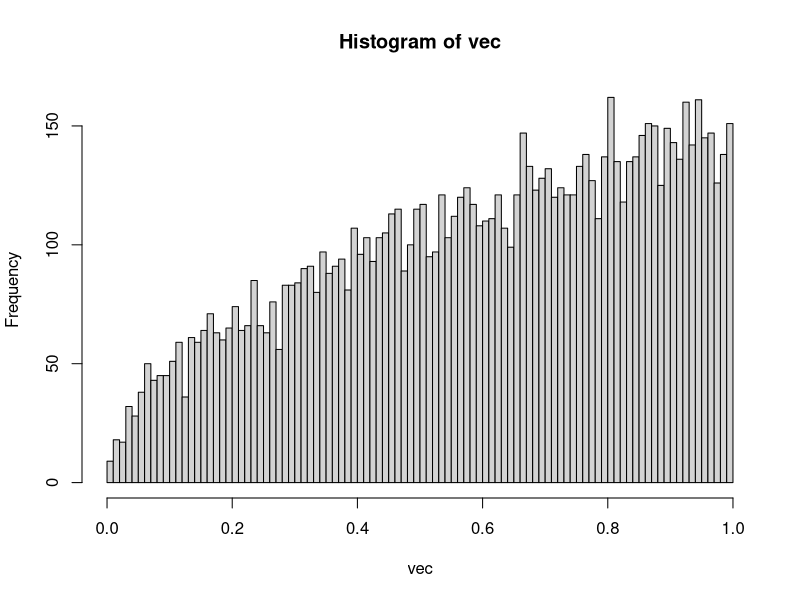
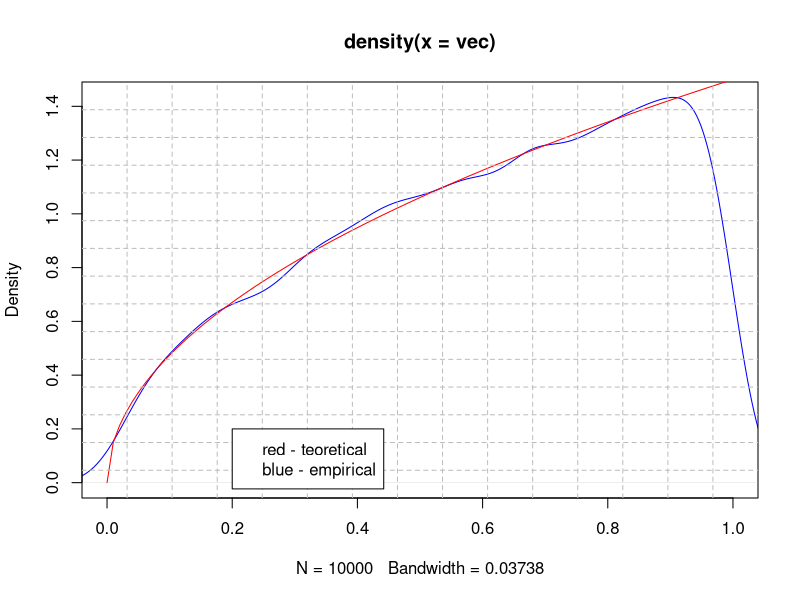

Recreate these plots in R, in order.

task3_1 <- function(vec){
  plot(x = density(vec), xlim = c(0, 1), col = "blue")
  curve(dens, add = T, col = "red")
  grid(nx = 15, ny = 15, lty = 2, col = "gray", lwd = 1)
  legend(0.2, 0.2, c("red - teoretical", "blue - empirical"))
}

task3_2 <- function(vec){
  prob <- rep(100, 0)
  step <- 1 / 100
  sigment <- seq(step / 2, 1 - step / 2, length = 100)
  teoretical <- hist(vec, breaks = 100)$counts
  #task3_1(vec)
  
  for(i in 1 : 100){
    prob[i] <- integrate(dens, sigment[i] - step / 2, sigment[i] + step / 2)$value
  }
  chisqr <- c(0)
  for(i in 1 : 100){
    chisqr <- chisqr + (teoretical[i] - prob[i] * length(vec)) ^ 2 / (prob[i] * length(vec))
  }
  cat("counted chi^2:", chisqr, "table 95% chi^2:", qchisq(.95, df = 99), 
      "\nis counted < critical p-value?", (chisqr < qchisq(.95, df = 99)), "\n")
}

task3_3 <- function(vec){
  vec <- sort(vec)
  omegasqr <- 1 / (12 * length(vec))
  for(i in 1 : length(vec)){
    omegasqr <- omegasqr + (propobility(vec[i]) - (i - .5) / length(vec)) ^ 2
  }
  cat("counted omega^2:", omegasqr, "table 95% chi^2:", .46, 
      "\nis counted < critical p-value?", (omegasqr < .46), "\n")
}

{

  dens <- function(x) 1.5 * x ^ (1 / 2)
  
  propobility <- function(x) x ^ (3 / 2)
  
  l <- function(x) 1 / G + 0 * x
  
  G <- max(dens(seq(0, 1, length = 10000)))
  
  r <- G / (integrate((function(x) (G + x * 0)), 0, 1)$value) # x' = runif(1, 0, 1)
                                                              # y' = 3 / 2 * runif(1, 0, 1)
  {
    N <- 10000
    i <- 1
    
    x <- rep(0, 10000)
    
    while(i <= N){
      xdot <- runif(1, 0, 1)
      ydot <- G * runif(1, 0, 1)
      if(ydot <= dens(xdot)){
        x[i] <- xdot
        i <- i + 1
      }
    }
  }
  
  task3_2(x)
  
  task3_3(x)
  
  task3_1(x)

}
